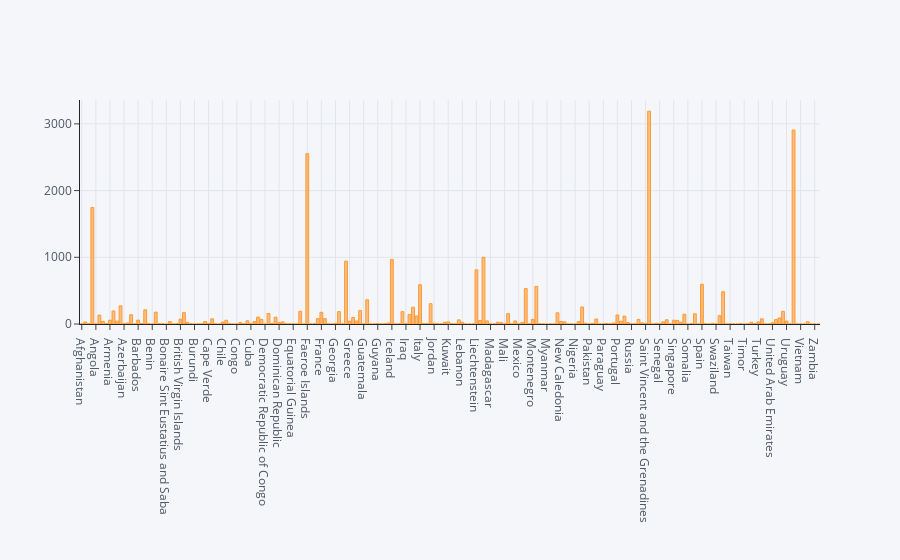

The notebook cell this image was saved under:
### Code cell
df2.iplot(kind='bar',x='location',y='March-20')

### Figure 1 — Plotly figure (JSON) as saved in the notebook; plotly's stock layout.template omitted (floating-point values rounded to 4 significant figures; data arrays with more than 128 entries replaced by an {"elided": "..."} marker saying what was removed)
{"data": [{"marker": {"color": "rgba(255, 153, 51, 0.6)", "line": {"color": "rgba(255, 153, 51, 1.0)", "width": 1}}, "name": "March-20", "orientation": "v", "text": "", "type": "bar", "x": {"elided": "210 str values"}, "y": {"elided": "210 float values"}}], "layout": {"legend": {"bgcolor": "#F5F6F9", "font": {"color": "#4D5663"}}, "paper_bgcolor": "#F5F6F9", "plot_bgcolor": "#F5F6F9", "title": {"font": {"color": "#4D5663"}}, "xaxis": {"gridcolor": "#E1E5ED", "showgrid": true, "tickfont": {"color": "#4D5663"}, "title": {"font": {"color": "#4D5663"}, "text": ""}, "zerolinecolor": "#E1E5ED"}, "yaxis": {"gridcolor": "#E1E5ED", "showgrid": true, "tickfont": {"color": "#4D5663"}, "title": {"font": {"color": "#4D5663"}, "text": ""}, "zerolinecolor": "#E1E5ED"}}}
